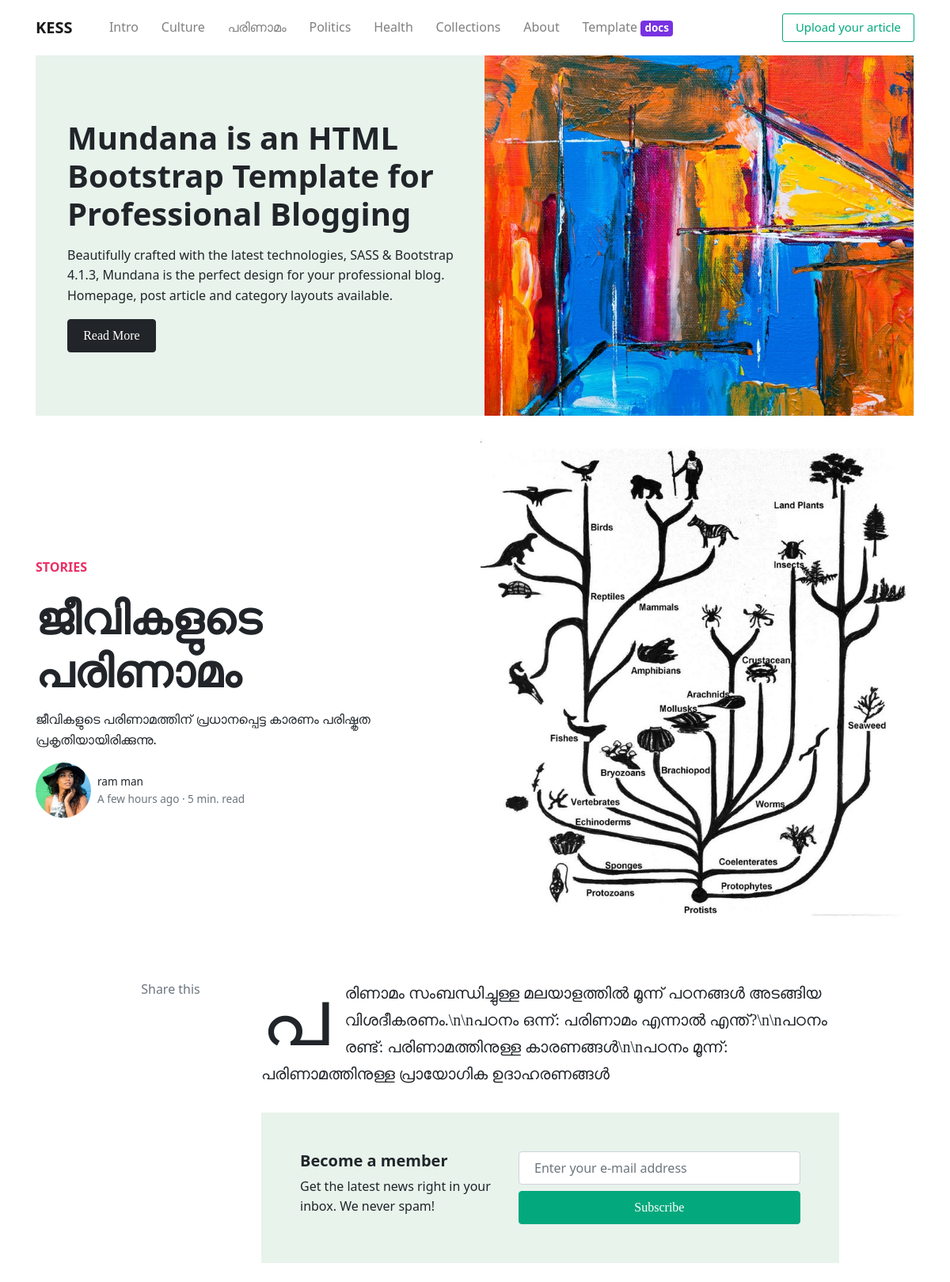
The page /article/it9grb1bla6xx5e8felp4hvv on the database its author committed.
### main.py (models this page shows)
class User(db.Model):
    __tablename__ = 'posts'
    id = db.Column(db.Integer, primary_key=True)
    title = db.Column(db.String(100))
    content = db.Column(db.Text)
    author = db.Column(db.String(100))
    published_date = db.Column(db.String(20))
    reading_time = db.Column(db.String(10))
    thumbnail_image = db.Column(db.String(100))
    detailed_article = db.Column(db.Text)
    article_url = db.Column(db.String(100))

### main.py (the view)
@app.route('/article/<path:url>')
def article(url):
    article=fetch_this_article(url)
    return render_template('article.html', data=article)

### data_fetcher.py (called while the page is built)
def fetch_this_article(article_url):
    current_dir = path.dirname(path.abspath(__file__))
    db_filename = 'articles.db'
    db_path = path.join(current_dir, db_filename)
    conn = sqlite3.connect(db_path)
    cursor = conn.cursor()
    cursor.execute("SELECT * FROM posts WHERE article_url = ?", (article_url,))
    value=cursor.fetchone()
    article ={'id': value[0], 'title': value[1], 'content': value[2], 'author': value[3], 'date': value[4], 'reading_time': value[5], 'thumbnail': value[6], 'detailed_article': value[7], 'article_url':value[8]}
    conn.close()
    return article

### templates/article.html (shortened to what this page needs)
{% extends "base.html" %}
{% block content %}
<div class="container">
	<div class="jumbotron jumbotron-fluid mb-3 pl-0 pt-0 pb-0 bg-white position-relative">
		<div class="h-100 tofront">
			<div class="row justify-content-between">
				<div class="col-md-6 pt-6 pb-6 pr-6 align-self-center">
					<p class="text-uppercase font-weight-bold">
						<a class="text-danger" href="./category.html">Stories</a>
					</p>
					<h1 class="display-4 secondfont mb-3 font-weight-bold">{{data.title}}</h1>
					<p class="mb-3">
                        {{data.content}}
					</p>
					<div class="d-flex align-items-center">
						<img class="rounded-circle" src="assets/img/demo/avatar2.jpg" width="70">
						<small class="ml-2">{{data.author}} <span class="text-muted d-block">A few hours ago &middot; 5 min. read</span>
						</small>
					</div>
				</div>
				<div class="col-md-6 pr-0">
					<img src="{{url_for('static', filename='uploads/' + data.thumbnail)}}">
				</div>
			</div>
		</div>
	</div>
</div>
<div class="container pt-4 pb-4">
	<div class="row justify-content-center">
		<div class="col-lg-2 pr-4 mb-4 col-md-12">
			<div class="sticky-top text-center">
				<div class="text-muted">
					Share this
				</div>
			</div>
		</div>
		<div class="col-md-12 col-lg-8">
			<article class="article-post">
			{% for paragraph in data.detailed_article.split('\n') %}
    		<p>{{ paragraph.strip() }}</p>
  			{% endfor %}
			</article>
			<div class="border p-5 bg-lightblue">
				<div class="row justify-content-between">
					<div class="col-md-5 mb-2 mb-md-0">
						<h5 class="font-weight-bold secondfont">Become a member</h5>
						 Get the latest news right in your inbox. We never spam!
					</div>
					<div class="col-md-7">
						<div class="row">
							<div class="col-md-12">
								<input type="text" class="form-control" placeholder="Enter your e-mail address">
							</div>
							<div class="col-md-12 mt-2">
								<button type="submit" class="btn btn-success btn-block">Subscribe</button>
							</div>
						</div>
					</div>
				</div>
			</div>
		</div>
	</div>
</div>
{% endblock %}

### templates/base.html (shortened to what this page needs)
<!DOCTYPE html>
<html lang="en">
<head>
    <link href="{{ url_for('static', filename='css/main.css') }}" rel="stylesheet" >
</head>
<body>
    {% include 'navbar.html' %}
    {% include 'header.html' %}
    {% block content %}
    {% endblock %}
</body>
</html>

### templates/navbar.html (shortened to what this page needs)
<nav class="topnav navbar navbar-expand-lg navbar-light bg-white fixed-top">
<div class="container">
	<a class="navbar-brand" href="./index.html"><strong>KESS</strong></a>
	<div class="navbar-collapse collapse" id="navbarColor02" style="">
		<ul class="navbar-nav mr-auto d-flex align-items-center">
			<li class="nav-item">
			<a class="nav-link" href="./index.html">Intro <span class="sr-only">(current)</span></a>
			</li>
			<li class="nav-item">
			<a class="nav-link" href="./article.html">Culture</a>
			</li>
			<li class="nav-item">
			<a class="nav-link" href="./article.html">പരിണാമം</a>
			</li>
			<li class="nav-item">
			<a class="nav-link" href="./article.html">Politics</a>
			</li>
			<li class="nav-item">
			<a class="nav-link" href="./article.html">Health</a>
			</li>
			<li class="nav-item">
			<a class="nav-link" href="./article.html">Collections</a>
			</li>
			<li class="nav-item">
			<a class="nav-link" href="./about.html">About</a>
			</li>
			<li class="nav-item">
			<a class="nav-link" href="./docs.html">Template <span class="badge badge-secondary">docs</span></a>
			</li>
		</ul>
		<ul class="navbar-nav ml-auto d-flex align-items-center">
			<li class="nav-item highlight">
			<a class="nav-link" href="/postsmith">Upload your article</a>
			</li>
		</ul>
	</div>
</div>
</nav>

### templates/header.html
<div class="container">
	<div class="jumbotron jumbotron-fluid mb-3 pt-0 pb-0 bg-lightblue position-relative">
		<div class="pl-4 pr-0 h-100 tofront">
			<div class="row justify-content-between">
				<div class="col-md-6 pt-6 pb-6 align-self-center">
					<h1 class="secondfont mb-3 font-weight-bold">Mundana is an HTML Bootstrap Template for Professional Blogging</h1>
					<p class="mb-3">
						Beautifully crafted with the latest technologies, SASS & Bootstrap 4.1.3, Mundana is the perfect design for your professional blog. Homepage, post article and category layouts available.
					</p>
					<a href="./article.html" class="btn btn-dark">Read More</a>
				</div>
				<div class="col-md-6 d-none d-md-block pr-0" style="background-size:cover;background-image:url({{ url_for('static',filename='img/demo/home.jpg')}});">	</div>
			</div>
		</div>
	</div>
</div>

### rows shown on the page
User: title "ജീവികളുടെ പരിണാമം", content "ജീവികളുടെ പരിണാമത്തിന് പ്രധാനപ്പെട്ട കാരണം പരിഷ്കൃത പ്രകൃതിയായിരിക്കുന്നു.", author "ram man", thumbnail_image (picture), strip "പരിണാമം സംബന്ധിച്ചുള്ള മലയാളത്തിൽ മൂന്ന് പഠനങ്ങൾ അടങ്ങിയ വിശദീകരണം.\\n\\nപഠനം ഒന്ന്: പരിണാമം എന്നാൽ എന്ത്?\\n\\nപഠനം രണ്ട്: പരിണാമത്തിനുള്ള കാരണങ്ങൾ\\n\\nപഠനം മൂന്ന്: പരിണാമത്തിനുള്ള പ്രായോഗിക ഉദാഹരണങ്ങൾ"
